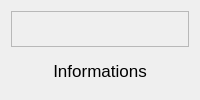
                      <widget class="QWidget" name="infoPage">
                       <layout class="QVBoxLayout" name="verticalLayout_11">
                        <item>
                         <widget class="QFrame" name="Home_Frame">
                          <property name="frameShape">
                           <enum>QFrame::StyledPanel</enum>
                          </property>
                          <property name="frameShadow">
                           <enum>QFrame::Raised</enum>
                          </property>
                          <layout class="QGridLayout" name="gridLayout_7">
                           <property name="leftMargin">
                            <number>2</number>
                           </property>
                           <property name="topMargin">
                            <number>2</number>
                           </property>
                           <property name="rightMargin">
                            <number>2</number>
                           </property>
                           <property name="bottomMargin">
                            <number>2</number>
                           </property>
                           <property name="verticalSpacing">
                            <number>15</number>
                           </property>
                           <item row="0" column="0">
                            <widget class="QWidget" name="widget_6" native="true"/>
                           </item>
                          </layout>
                         </widget>
                        </item>
                        <item>
                         <widget class="QLabel" name="label_12">
                          <property name="font">
                           <font>
                            <pointsize>13</pointsize>
                           </font>
                          </property>
                          <property name="text">
                           <string>Informations</string>
                          </property>
                          <property name="alignment">
                           <set>Qt::AlignCenter</set>
                          </property>
                         </widget>
                        </item>
                       </layout>
                      </widget>
